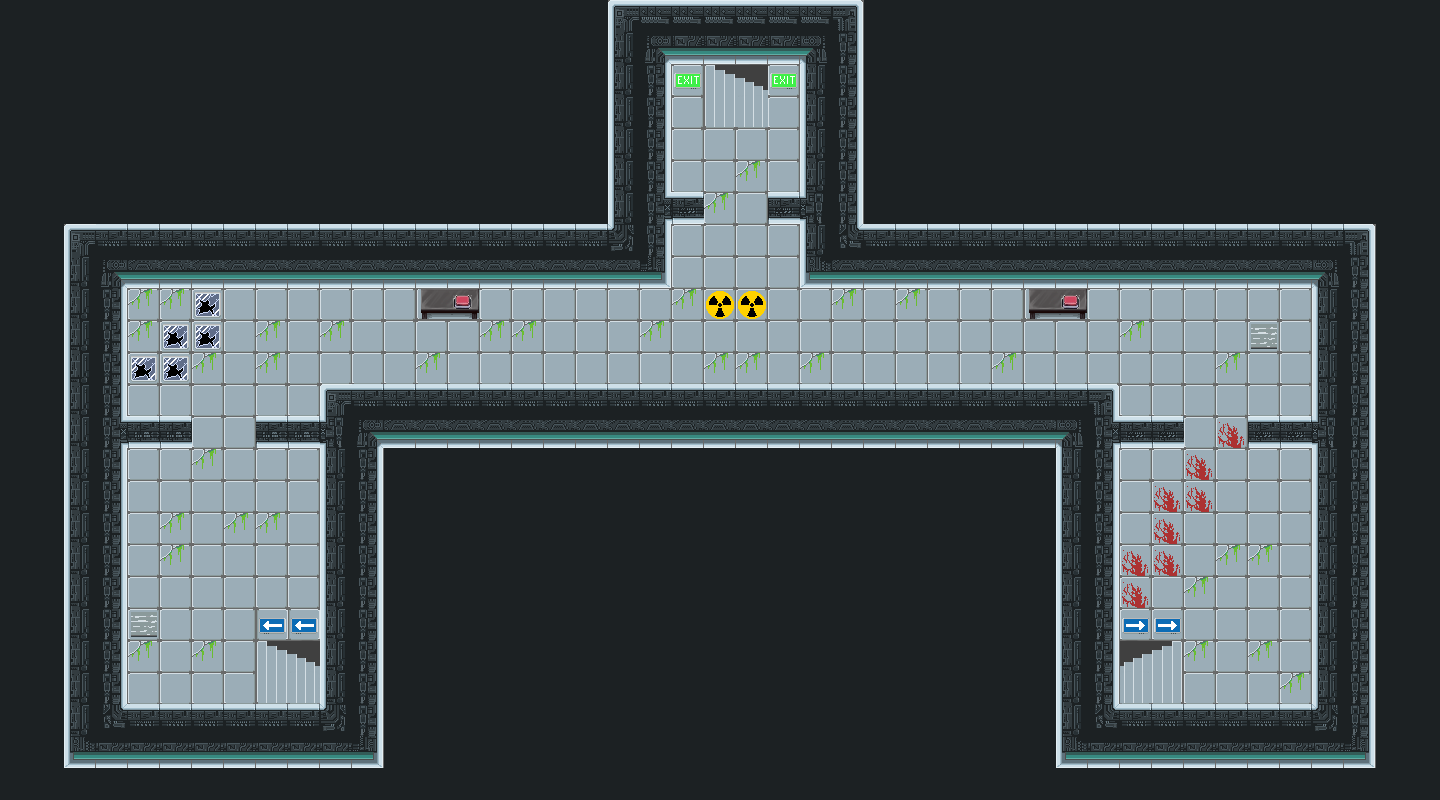

Below is a game level as drawn by its tile map, then a one-line description and the .tmx that defines it (tile-layer data replaced by summaries):
An orthogonal 45x25 tile map with 32x32 px tiles, 4 tile layers (MurFinal, escalierFinal, BackgroundFinal, ButtonFinal).

<map version="1.9" tiledversion="1.9.2" orientation="orthogonal" renderorder="right-down" width="45" height="25" tilewidth="32" tileheight="32" infinite="0" nextlayerid="5" nextobjectid="1">
 <tileset firstgid="1" name="tuilesmap" tilewidth="32" tileheight="32" tilecount="540" columns="30">
  <image source="tuilesmap.png" width="960" height="576" />
 </tileset>
 <layer id="2" name="MurFinal" width="45" height="25">
  <data>[1125 cells, 182 non-empty, 2 distinct tile ids]</data>
 </layer>
 <layer id="4" name="escalierFinal" width="45" height="25">
  <data>[1125 cells, 2 non-empty, 1 distinct tile ids]</data>
 </layer>
 <layer id="1" name="BackgroundFinal" width="45" height="25">
  <data>[1125 cells, 1125 non-empty, 39 distinct tile ids]</data>
 </layer>
 <layer id="3" name="ButtonFinal" width="45" height="25">
  <data>[1125 cells, 2 non-empty, 1 distinct tile ids]</data>
 </layer>
</map>